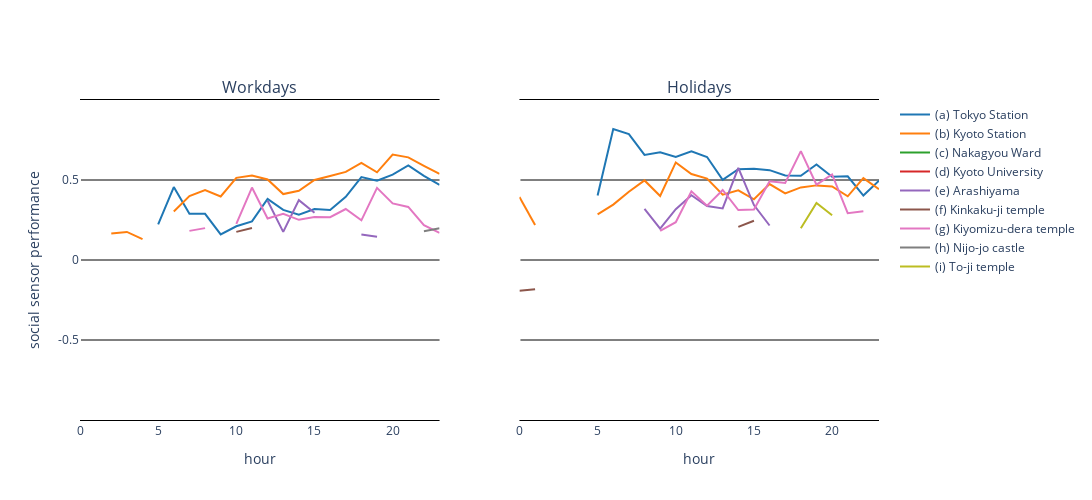

Source (notebook cell):
### Code cell
fig = make_subplots(rows=1, cols=2,subplot_titles=['Workdays','Holidays'], shared_yaxes='all', shared_xaxes='all')


list_place = df_work['place'].unique()

# Define colors
colors = ['#1f77b4', '#ff7f0e', '#2ca02c', '#d62728', '#9467bd', '#8c564b', '#e377c2', '#7f7f7f', '#bcbd22']

# Iterate through places and add traces to the first subplot
for idx, place in enumerate([list_place[0], list_place[8], list_place[2], list_place[5], list_place[1], list_place[3], list_place[4], list_place[6], list_place[7]]):
    df_place_work = df_work[df_work['place'] == place]
    fig.add_trace(go.Scatter(x=df_place_work['time'], y=df_place_work['r'], name=place, line=dict(color=colors[idx])),row=1, col=1)



# Create the second subplot for 'Holiday'

# Iterate through places and add traces to the second subplot
for idx, place in enumerate([list_place[0], list_place[8], list_place[2], list_place[5], list_place[1], list_place[3], list_place[4], list_place[6], list_place[7]]):
    df_place_holi = df_holi[df_holi['place'] == place]
    fig.add_trace(go.Scatter(x=df_place_holi['time'], y=df_place_holi['r'], name=place, line=dict(color=colors[idx]),showlegend=False),row=1, col=2)

# Update layout and axis labels for 'Holiday' subplot
fig.update_layout(
    yaxis=dict(range=(-1, 1), showline=False, showgrid=False, linecolor='black', linewidth=1, tickvals=[-0.5, 0, 0.5], ticktext=['-0.5', '0', '0.5'], zeroline=False, tickmode='array', tickangle=0),
    xaxis_title='hour',
    yaxis_title='social sensor performance',
    paper_bgcolor='white',
    plot_bgcolor='white',
    width=1200,
    height=500,
    )
fig.update_xaxes(title='hour', row=1, col=2)
fig.update_yaxes(
    dict(range=(-1, 1), showline=False, showgrid=False, linecolor='black', linewidth=1, tickvals=[-0.5, 0, 0.5], ticktext=['-0.5', '0', '0.5'], zeroline=False, tickmode='array', tickangle=0),
    row=1, col=2
    )


fig.update_yaxes(showgrid=True, gridcolor='black')
fig.update_xaxes(linecolor='black', linewidth=1, mirror=True)



# Show the 'Workday' plot
fig.show()

### Figure 1 — Plotly figure (JSON) as saved in the notebook; plotly's stock layout.template omitted (floating-point values rounded to 4 significant figures)
{"data": [{"line": {"color": "#1f77b4"}, "name": "(a) Tokyo Station", "type": "scatter", "x": [0, 1, 2, 3, 4, 5, 6, 7, 8, 9, 10, 11, 12, 13, 14, 15, 16, 17, 18, 19, 20, 21, 22, 23], "xaxis": "x", "y": ["", "", "", "", "", 0.2228, 0.4557, 0.2891, 0.2884, 0.16, 0.2106, 0.241, 0.3824, 0.3131, 0.2836, 0.3185, 0.3122, 0.395, 0.5179, 0.4959, 0.5339, 0.5907, 0.5264, 0.4702], "yaxis": "y"}, {"line": {"color": "#ff7f0e"}, "name": "(b) Kyoto Station", "type": "scatter", "x": [0, 1, 2, 3, 4, 5, 6, 7, 8, 9, 10, 11, 12, 13, 14, 15, 16, 17, 18, 19, 20, 21, 22, 23], "xaxis": "x", "y": [0.3851, "", 0.1659, 0.1754, 0.1301, "", 0.3029, 0.3993, 0.4372, 0.3971, 0.5136, 0.5279, 0.503, 0.4122, 0.4329, 0.5002, 0.5252, 0.5505, 0.6073, 0.5479, 0.6587, 0.6415, 0.5889, 0.5387], "yaxis": "y"}, {"line": {"color": "#2ca02c"}, "name": "(c) Nakagyou Ward", "type": "scatter", "x": [0, 1, 2, 3, 4, 5, 6, 7, 8, 9, 10, 11, 12, 13, 14, 15, 16, 17, 18, 19, 20, 21, 22, 23], "xaxis": "x", "y": ["", "", "", "", "", "", "", "", "", "", "", "", "", "", "", "", "", "", "", "", "", 0.1349, "", ""], "yaxis": "y"}, {"line": {"color": "#d62728"}, "name": "(d) Kyoto University", "type": "scatter", "x": [0, 1, 2, 3, 4, 5, 6, 7, 8, 9, 10, 11, 12, 13, 14, 15, 16, 17, 18, 19, 20, 21, 22, 23], "xaxis": "x", "y": ["", null, "", "", "", 0.1504, "", "", "", "", "", "", "", "", "", -0.1922, "", "", "", "", "", "", "", ""], "yaxis": "y"}, {"line": {"color": "#9467bd"}, "name": "(e) Arashiyama", "type": "scatter", "x": [0, 1, 2, 3, 4, 5, 6, 7, 8, 9, 10, 11, 12, 13, 14, 15, 16, 17, 18, 19, 20, 21, 22, 23], "xaxis": "x", "y": ["", "", "", "", "", "", "", 0.1597, "", 0.2654, "", "", 0.3707, 0.176, 0.3743, 0.2952, "", "", 0.1598, 0.1456, "", "", "", 0.1435], "yaxis": "y"}, {"line": {"color": "#8c564b"}, "name": "(f) Kinkaku-ji temple", "type": "scatter", "x": [0, 1, 2, 3, 4, 5, 6, 7, 8, 9, 10, 11, 12, 13, 14, 15, 16, 17, 18, 19, 20, 21, 22, 23], "xaxis": "x", "y": ["", "", "", "", "", "", "", "", "", "", 0.1758, 0.1996, "", "", "", "", "", "", "", "", "", -0.1412, "", -0.1444], "yaxis": "y"}, {"line": {"color": "#e377c2"}, "name": "(g) Kiyomizu-dera temple", "type": "scatter", "x": [0, 1, 2, 3, 4, 5, 6, 7, 8, 9, 10, 11, 12, 13, 14, 15, 16, 17, 18, 19, 20, 21, 22, 23], "xaxis": "x", "y": ["", "", "", "", -0.1347, "", "", 0.1821, 0.1992, "", 0.2256, 0.4529, 0.259, 0.2882, 0.251, 0.2687, 0.2679, 0.3185, 0.2477, 0.451, 0.3537, 0.3317, 0.2181, 0.1691], "yaxis": "y"}, {"line": {"color": "#7f7f7f"}, "name": "(h) Nijo-jo castle", "type": "scatter", "x": [0, 1, 2, 3, 4, 5, 6, 7, 8, 9, 10, 11, 12, 13, 14, 15, 16, 17, 18, 19, 20, 21, 22, 23], "xaxis": "x", "y": [0.1708, "", "", "", "", "", "", "", "", 0.1372, "", 0.1384, "", "", "", "", "", "", 0.1797, "", 0.1847, "", 0.1796, 0.1978], "yaxis": "y"}, {"line": {"color": "#bcbd22"}, "name": "(i) To-ji temple", "type": "scatter", "x": [0, 1, 2, 3, 4, 5, 6, 7, 8, 9, 10, 11, 12, 13, 14, 15, 16, 17, 18, 19, 20, 21, 22, 23], "xaxis": "x", "y": ["", "", "", "", "", "", "", "", 0.1548, "", "", "", "", 0.2063, "", "", "", "", "", 0.2106, "", "", "", ""], "yaxis": "y"}, {"line": {"color": "#1f77b4"}, "name": "(a) Tokyo Station", "showlegend": false, "type": "scatter", "x": [0, 1, 2, 3, 4, 5, 6, 7, 8, 9, 10, 11, 12, 13, 14, 15, 16, 17, 18, 19, 20, 21, 22, 23], "xaxis": "x2", "y": [0.2066, "", "", -0.1856, "", 0.4037, 0.8192, 0.7865, 0.6571, 0.6736, 0.6434, 0.6799, 0.6439, 0.5013, 0.5672, 0.5702, 0.5617, 0.5285, 0.5267, 0.5969, 0.5205, 0.523, 0.4028, 0.4957], "yaxis": "y2"}, {"line": {"color": "#ff7f0e"}, "name": "(b) Kyoto Station", "showlegend": false, "type": "scatter", "x": [0, 1, 2, 3, 4, 5, 6, 7, 8, 9, 10, 11, 12, 13, 14, 15, 16, 17, 18, 19, 20, 21, 22, 23], "xaxis": "x2", "y": [0.3931, 0.2186, "", 0.2633, "", 0.2856, 0.3462, 0.4264, 0.4973, 0.4001, 0.6098, 0.537, 0.5091, 0.4087, 0.4356, 0.3792, 0.4744, 0.416, 0.4537, 0.4664, 0.46, 0.3982, 0.5114, 0.443], "yaxis": "y2"}, {"line": {"color": "#2ca02c"}, "name": "(c) Nakagyou Ward", "showlegend": false, "type": "scatter", "x": [0, 1, 2, 3, 4, 5, 6, 7, 8, 9, 10, 11, 12, 13, 14, 15, 16, 17, 18, 19, 20, 21, 22, 23], "xaxis": "x2", "y": ["", "", "", 0.2095, "", "", "", "", "", "", 0.3234, "", 0.2944, "", "", "", "", "", "", "", "", 0.2762, "", ""], "yaxis": "y2"}, {"line": {"color": "#d62728"}, "name": "(d) Kyoto University", "showlegend": false, "type": "scatter", "x": [0, 1, 2, 3, 4, 5, 6, 7, 8, 9, 10, 11, 12, 13, 14, 15, 16, 17, 18, 19, 20, 21, 22, 23], "xaxis": "x2", "y": ["", "", -0.1965, "", null, "", "", "", "", "", "", "", "", "", "", "", "", "", "", "", "", "", "", ""], "yaxis": "y2"}, {"line": {"color": "#9467bd"}, "name": "(e) Arashiyama", "showlegend": false, "type": "scatter", "x": [0, 1, 2, 3, 4, 5, 6, 7, 8, 9, 10, 11, 12, 13, 14, 15, 16, 17, 18, 19, 20, 21, 22, 23], "xaxis": "x2", "y": ["", "", "", null, "", "", "", "", 0.3196, 0.1957, 0.3175, 0.4046, 0.3375, 0.3221, 0.5757, 0.3433, 0.2157, "", 0.3206, "", "", "", "", ""], "yaxis": "y2"}, {"line": {"color": "#8c564b"}, "name": "(f) Kinkaku-ji temple", "showlegend": false, "type": "scatter", "x": [0, 1, 2, 3, 4, 5, 6, 7, 8, 9, 10, 11, 12, 13, 14, 15, 16, 17, 18, 19, 20, 21, 22, 23], "xaxis": "x2", "y": [-0.1916, -0.1825, "", "", "", null, "", "", "", "", "", 0.21, "", "", 0.2068, 0.2451, "", "", "", "", "", "", "", ""], "yaxis": "y2"}, {"line": {"color": "#e377c2"}, "name": "(g) Kiyomizu-dera temple", "showlegend": false, "type": "scatter", "x": [0, 1, 2, 3, 4, 5, 6, 7, 8, 9, 10, 11, 12, 13, 14, 15, 16, 17, 18, 19, 20, 21, 22, 23], "xaxis": "x2", "y": ["", "", "", "", "", "", "", 0.2766, "", 0.1827, 0.2365, 0.4294, 0.3397, 0.4379, 0.3125, 0.3157, 0.492, 0.4814, 0.6806, 0.4709, 0.535, 0.2925, 0.3048, ""], "yaxis": "y2"}, {"line": {"color": "#7f7f7f"}, "name": "(h) Nijo-jo castle", "showlegend": false, "type": "scatter", "x": [0, 1, 2, 3, 4, 5, 6, 7, 8, 9, 10, 11, 12, 13, 14, 15, 16, 17, 18, 19, 20, 21, 22, 23], "xaxis": "x2", "y": ["", "", "", "", "", "", "", "", "", 0.1917, "", 0.2159, "", "", "", "", 0.2317, "", "", 0.2102, "", "", "", ""], "yaxis": "y2"}, {"line": {"color": "#bcbd22"}, "name": "(i) To-ji temple", "showlegend": false, "type": "scatter", "x": [0, 1, 2, 3, 4, 5, 6, 7, 8, 9, 10, 11, 12, 13, 14, 15, 16, 17, 18, 19, 20, 21, 22, 23], "xaxis": "x2", "y": ["", "", "", "", "", "", 0.1788, "", "", 0.2259, "", "", 0.1892, "", "", "", "", "", 0.1989, 0.3558, 0.2796, "", "", 0.2626], "yaxis": "y2"}], "layout": {"annotations": [{"font": {"size": 16}, "showarrow": false, "text": "Workdays", "x": 0.225, "xanchor": "center", "xref": "paper", "y": 1, "yanchor": "bottom", "yref": "paper"}, {"font": {"size": 16}, "showarrow": false, "text": "Holidays", "x": 0.775, "xanchor": "center", "xref": "paper", "y": 1, "yanchor": "bottom", "yref": "paper"}], "height": 500, "paper_bgcolor": "white", "plot_bgcolor": "white", "width": 1200, "xaxis": {"anchor": "y", "domain": [0, 0.45], "linecolor": "black", "linewidth": 1, "mirror": true, "title": {"text": "hour"}}, "xaxis2": {"anchor": "y2", "domain": [0.55, 1], "linecolor": "black", "linewidth": 1, "matches": "x", "mirror": true, "title": {"text": "hour"}}, "yaxis": {"anchor": "x", "domain": [0, 1], "gridcolor": "black", "linecolor": "black", "linewidth": 1, "range": [-1, 1], "showgrid": true, "showline": false, "tickangle": 0, "tickmode": "array", "ticktext": ["-0.5", "0", "0.5"], "tickvals": [-0.5, 0, 0.5], "title": {"text": "social sensor performance"}, "zeroline": false}, "yaxis2": {"anchor": "x2", "domain": [0, 1], "gridcolor": "black", "linecolor": "black", "linewidth": 1, "matches": "y", "range": [-1, 1], "showgrid": true, "showline": false, "showticklabels": false, "tickangle": 0, "tickmode": "array", "ticktext": ["-0.5", "0", "0.5"], "tickvals": [-0.5, 0, 0.5], "zeroline": false}}}
